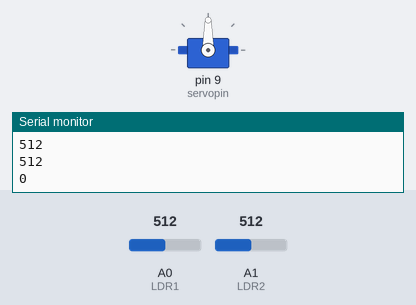
This sketch was run on a simulated Arduino Uno, built with avr-gcc and run on an emulated ATmega328P. On the bench: servo, the last lines printed to the serial monitor. The test bench sets the inputs (shaded band); at power-on: A0 (LDR1) = 512, A1 (LDR2) = 512.

Above: at 1.3 s.
1.4 s: A0 (LDR1) set to 1005
2.9 s: A0 (LDR1) set to 1013
At 5.7 s:
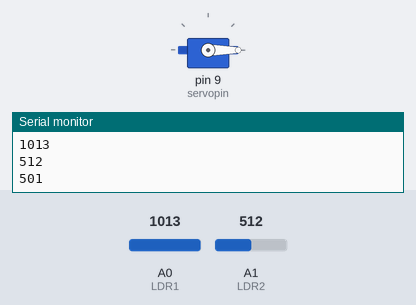
5.9 s: A0 (LDR1) set to 13
7.7 s: A0 (LDR1) set to 10
At 9.4 s:
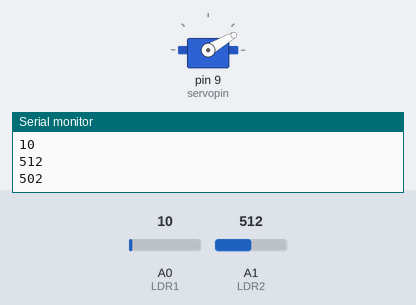
10.7 s: A0 (LDR1) set to 122
At 11.8 s:
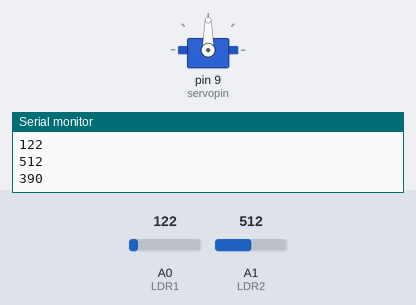
12.2 s: A1 (LDR2) set to 616
13.7 s: A1 (LDR2) set to 636
At 17.3 s:
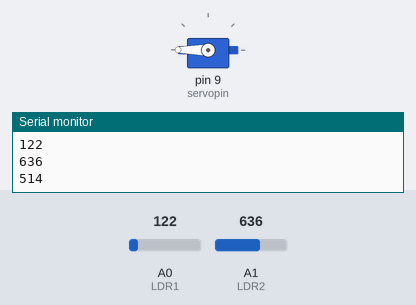
Timing chart, 0 to 17.7 s (numbered marks = the images above; inputs shaded):
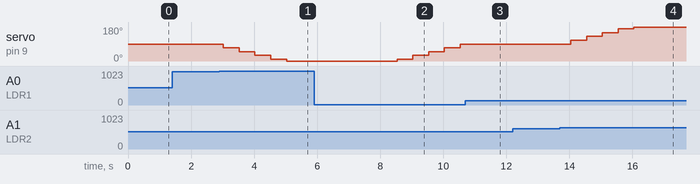

Measured:
- the behaviour switches between 1012 and 1013 on A0 (LDR1) (found by bisection; images 0 and 1)
- the behaviour switches between 12 and 11 on A0 (LDR1) (found by bisection; images 1 and 2)
- the behaviour switches between 622 and 623 on A1 (LDR2) (found by bisection; images 3 and 4)
- after the input at 2.9 s, servo on pin 9 (servopin): moves from 90° to 0° over 2.0 s, starting after 0.13 s
- after the input at 7.7 s, servo on pin 9 (servopin): moves from 0° to 90° over 2.0 s, starting after 0.84 s
- after the input at 10.7 s, servo on pin 9 (servopin): stays 90° (without the input it goes to 110° after 0.34 s)
- after the input at 13.7 s, servo on pin 9 (servopin): moves from 90° to 180° over 2.0 s, starting after 0.34 s

The sketch:

Sunflower.ino
```cpp
#include <Servo.h>      //including the library of servo motor
Servo sg90;                   //initializing a variable for servo named sg90
int initial_position = 90;    //Declaring the initial position at 90
int LDR1 = A0;                //Pin at which LDR is connected
int LDR2 = A1;                //Pin at which LDR is connected
int error = 500;                //initializing variable for error
int servopin=9;
void setup()
{
  Serial.begin(9600);
  sg90.attach(servopin);  // attaches the servo on pin 9
  pinMode(LDR1, INPUT);   //Making the LDR pin as input
  pinMode(LDR2, INPUT);
  sg90.write(initial_position);   //Move servo at 90 degree
  delay(20);                   // giving a delay of 2 seconds
}
void loop()
{
  int R1 = analogRead(LDR1); // reading value from LDR 1
  int R2 = analogRead(LDR2); // reading value from LDR 2

  int diff1= abs(R1 - R2);   // Calculating the difference between the LDR's
  Serial.println(R1);
  Serial.println(R2);
  Serial.println(diff1);
  Serial.println();Serial.println();Serial.println();
  if((diff1 <= error)) {
    //if the difference is under the error then do nothing
  }
  else {
    if(R1 > R2)
    {
      initial_position -= 20;  //Move the servo towards 0 degree
      sg90.write(initial_position);
    }
    if(R1 < R2)
    {
      initial_position += 20; //Move the servo towards 180 degree
      sg90.write(initial_position);
    }
  }
  delay(500);
}
```
